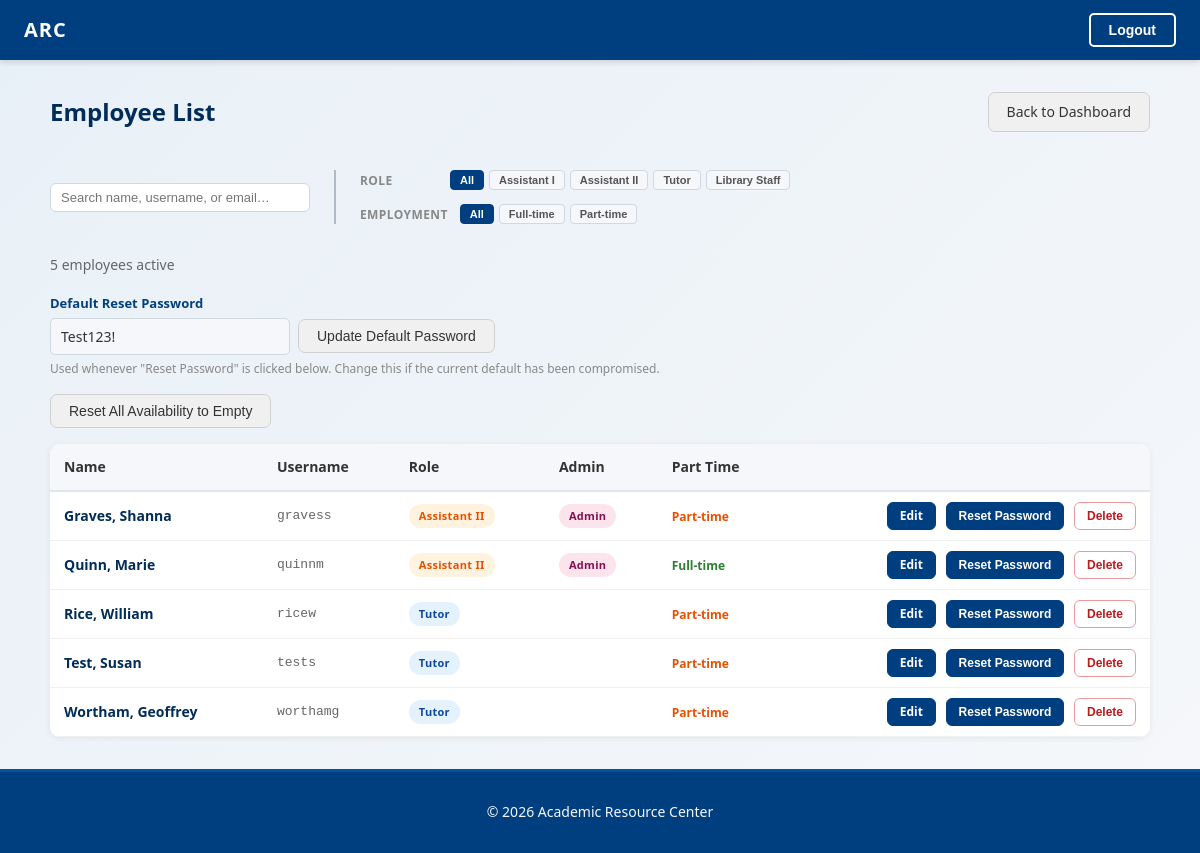
Before: /employees/ (signed in) with the older database file.
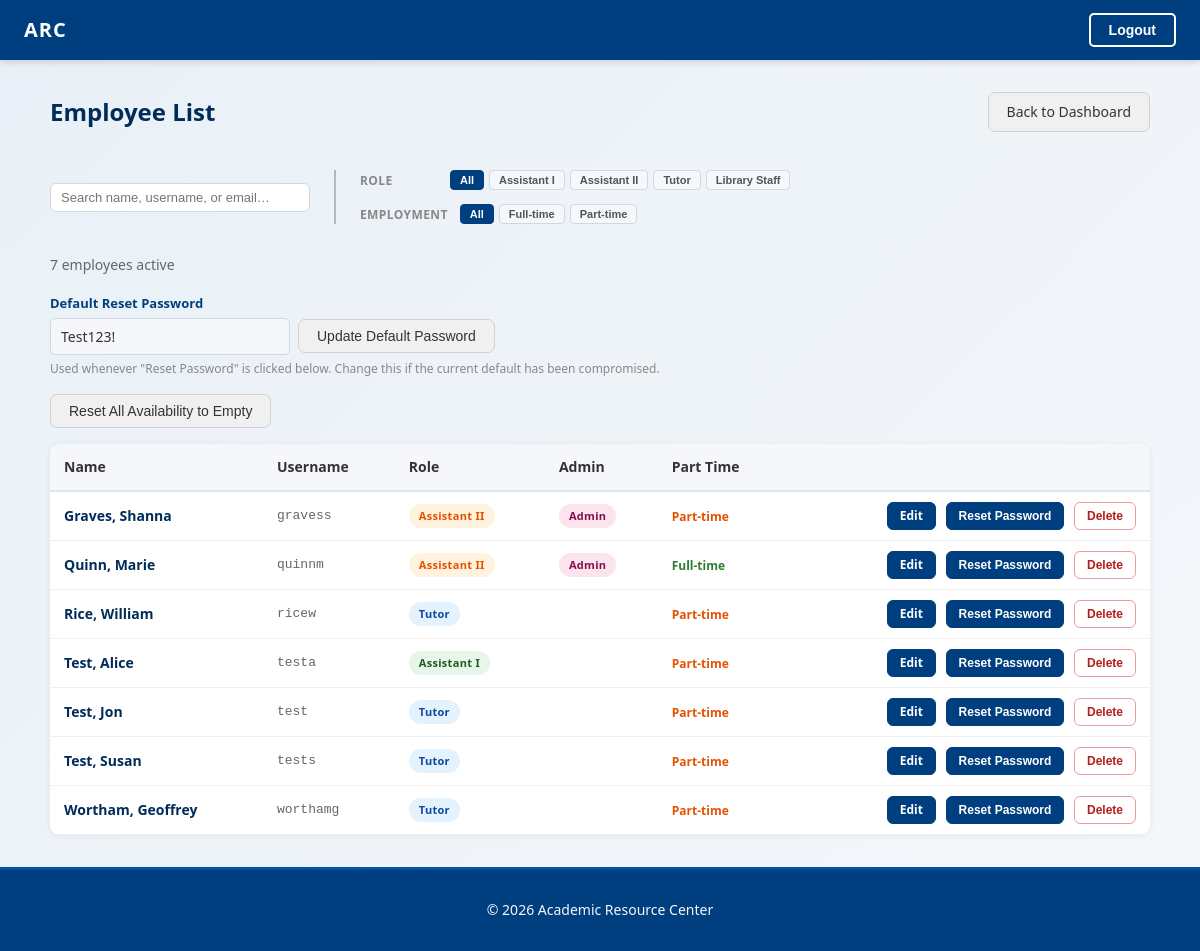
After: the same page with the newer database file.
### account/models.py (models this page shows, shortened)
class SecuritySettings(models.Model):
    default_password = models.CharField(max_length=128, default='Test123!')
    @classmethod
    def load(cls):
        obj, _ = cls.objects.get_or_create(pk=1)
        return obj

class Employee(AbstractUser):
    class Role(models.TextChoices):
        ASSISTANT_I = 'ASSISTANT_I', 'Assistant I'
        ASSISTANT_II = 'ASSISTANT_II', 'Assistant II'
        TUTOR = 'TUTOR', 'Tutor'
        LIBRARY = 'LIBRARY','Library Staff'
    birth_month = models.PositiveSmallIntegerField(
        null=True, blank=True,
        choices=[(m, calendar.month_name[m]) for m in range(1, 13)],
    )
    birth_day = models.PositiveSmallIntegerField(
        null=True, blank=True,
        validators=[MinValueValidator(1), MaxValueValidator(31)],
    )
    part_time = models.BooleanField(default=True)
    role = models.CharField(
        max_length=20,
        choices=Role.choices,
        default=Role.TUTOR,
    )
    is_admin = models.BooleanField(default=False)
    desired_weekly_hours = models.FloatField(
        null=True, blank=True, validators=[MinValueValidator(0)]
    )
    wants_lunch_break = models.BooleanField(default=False)
    availability_override_until = models.DateField(null=True, blank=True)

### account/views.py (the view, shortened to what this page needs)
# urls.py: path('employees/', views.employee_list, name='employee_list'),
@login_required
@user_passes_test(_admin_check)
def employee_list(request):
    employees = (
        Employee.objects
        .filter(is_active=True)
        .order_by('last_name', 'first_name')
    )
    return render(request, 'account/employee_list.html', {
        'employees': employees,
        'role_choices': Employee.Role.choices,
        'default_password': SecuritySettings.load().default_password,
    })

### account/templates/account/employee_list.html (shortened to what this page needs)
{% extends "dashboard/base.html" %}
{% block content %}
<div class="emp-list-container">
  <div class="roster-page-header">
    <h1>Employee List</h1>
    <a href="{% url 'dashboard:dashboard' %}" class="btn btn-secondary">Back to Dashboard</a>
  </div>
  <div class="emp-list-filters">
    <div class="emp-list-filters-search">
      <input
        type="text"
        id="empSearchInput"
        placeholder="Search name, username, or email…"
        class="roster-emp-search"
        autocomplete="off"
      >
    </div>
    <div class="emp-list-filters-divider"></div>
    <div class="emp-list-filters-controls">
      <div class="emp-list-filter-group">
        <span class="emp-list-filter-label">Role</span>
        <div class="roster-role-filters" id="empRoleFilters">
          <button type="button" class="roster-role-btn active" data-role="">All</button>
          {% for value, label in role_choices %}
          <button type="button" class="roster-role-btn" data-role="{{ value }}">{{ label }}</button>
          {% endfor %}
        </div>
      </div>
      <div class="emp-list-filter-group">
        <span class="emp-list-filter-label">Employment</span>
        <div class="roster-role-filters" id="empEmploymentFilters">
          <button type="button" class="roster-role-btn active" data-employment="">All</button>
          <button type="button" class="roster-role-btn" data-employment="full_time">Full-time</button>
          <button type="button" class="roster-role-btn" data-employment="part_time">Part-time</button>
        </div>
      </div>
    </div>
  </div>
  <p class="emp-list-count" id="empListCount">{{ employees|length }} employee{{ employees|length|pluralize }} active</p>
  <form method="post" class="default-password-form" style="margin-bottom: 16px;">
    <label for="defaultPasswordInput" class="form-label">Default Reset Password</label>
    <div style="display:flex; align-items:center; gap:8px;">
      <input
        type="text"
        id="defaultPasswordInput"
        name="default_password"
        value="{{ default_password }}"
        class="form-control"
        style="max-width: 240px;"
        autocomplete="off"
      >
      <button type="submit" class="btn btn-secondary">Update Default Password</button>
    </div>
    <p class="reg-help">Used whenever "Reset Password" is clicked below. Change this if the current default has been compromised.</p>
  </form>
  {% if request.user.username == 'gravess' %}
  <form method="post" action="{% url 'account:reset_all_availability' %}" style="margin-bottom: 16px;"
        onsubmit="return confirm('Reset ALL employees availability to empty?\n\nThis will delete any existing availability for every employee.\n\nThis cannot be undone.');">
    <button type="submit" class="btn btn-secondary">Reset All Availability to Empty</button>
  </form>
  {% endif %}
  <div class="emp-list-table-wrap">
    <table class="emp-list-table">
      <thead>
        <tr>
          <th>Name</th>
          <th>Username</th>
          <th>Role</th>
          <th>Admin</th>
          <th>Part Time</th>
          <th></th>
        </tr>
      </thead>
      <tbody id="empListBody">
        {% for emp in employees %}
        <tr class="emp-list-row"
            data-search="{{ emp.first_name }} {{ emp.last_name }} {{ emp.username }} {{ emp.email }}"
            data-role="{{ emp.role }}"
            data-employment="{% if emp.part_time %}part_time{% else %}full_time{% endif %}">
          <td class="emp-name">{{ emp.last_name }}, {{ emp.first_name }}</td>
          <td class="emp-username">{{ emp.username }}</td>
          <td>
            <span class="role-badge role-{{ emp.role|lower }}">{{ emp.get_role_display }}</span>
          </td>
          <td>{% if emp.is_admin %}<span class="role-badge role-admin">Admin</span>{% endif %}</td>
          <td>{% if emp.part_time %}<span class="emp-parttime">Part-time</span>{% else %}<span class="emp-fulltime">Full-time</span>{% endif %}</td>
          <td class="emp-actions">
            <a href="{% url 'account:edit_employee' emp.pk %}" class="btn-action btn-action-edit">Edit</a>
            <form method="post" action="{% url 'account:reset_employee_password' emp.pk %}" class="inline-form"
                  onsubmit="return confirm('Reset {{ emp.first_name }} {{ emp.last_name }}\'s password to the default?');">
              <button type="submit" class="btn-action btn-action-edit">Reset Password</button>
            </form>
            <form method="post" class="inline-form"
                  onsubmit="return confirm('Permanently delete {{ emp.first_name }} {{ emp.last_name }}?\n\nThis will also delete all of their schedule entries and availability.\n\nThis cannot be undone.');">
              <button type="submit" class="btn-action btn-action-delete">Delete</button>
            </form>
          </td>
        </tr>
        {% empty %}
        <tr><td colspan="6" class="emp-list-empty">No active employees found.</td></tr>
        {% endfor %}
      </tbody>
    </table>
  </div>
</div>
{% endblock %}

### dashboard/templates/dashboard/base.html (shortened to what this page needs)
{% load static %}
<!DOCTYPE html>
<html lang="en">
<head>
    <link rel="stylesheet" href="{% static 'account/css/styles.css' %}">
</head>
<body>
    <nav class="navbar">
        <a href="{% url 'dashboard:dashboard' %}" class="navbar-logo">
            <span class="logo-placeholder">ARC</span>
        </a>
        <div class="navbar-auth">
            {% if user.is_authenticated %}
                <form method="post" action="{% url 'account:logout' %}" class="button-form">
                    <button type="submit" class="nav-btn nav-btn-logout">Logout</button>
                </form>
            {% else %}
                <a href="{% url 'account:login' %}" class="nav-btn nav-btn-login">Login</a>
            {% endif %}
        </div>
    </nav>
    <main>
        {% block content %}
        {% endblock %}
    </main>
    <footer class="footer">
        <p>&copy; {% now "Y" %} Academic Resource Center</p>
    </footer>
</body>
</html>

Changed rows visible on the page:
added Employee: last_name "Test", first_name "Alice", username "testa", role "Assistant I", part_time "Part-time"
added Employee: last_name "Test", first_name "Jon", username "test", role "Tutor", part_time "Part-time"
Other visible differences:
{{ employees|length }}: "5" → "7"
